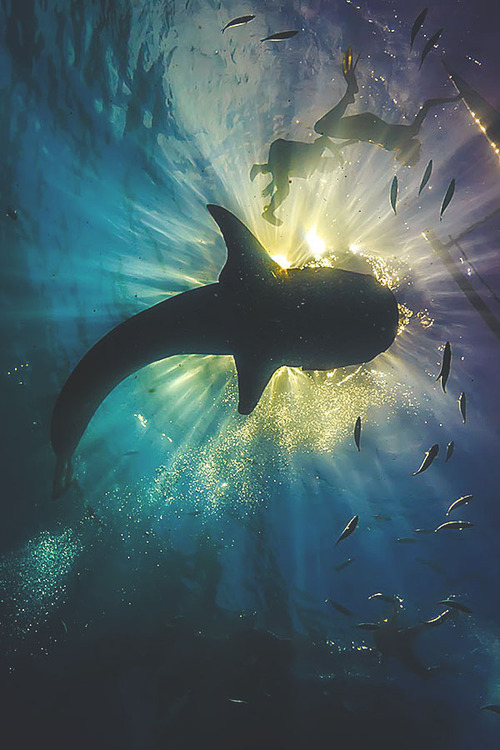
//> input picture Canny/1.jpg, 500 x 750 px
$ ./Canny   (built with g++ and OpenCV 4)
//> lines starting //> are read from the running program, lines starting //| are printed output that depends on the picture
#include<iostream>
#include <opencv2/opencv.hpp>
#include<opencv2/highgui/highgui.hpp>
#include<opencv2/imgproc/imgproc.hpp>

using namespace std;
using namespace cv;

Mat srcImage, final,image2;//存储图片的Mat类型
int MeanBlurValue = 1;  //均值滤波参数值
int CannyValue = 3;		//Canny低阈值

static void Cannyfunc(int, void*)
{
	//使用均值滤波来降噪
	blur(srcImage, image2, Size(MeanBlurValue + 1, MeanBlurValue + 1));

	//运行Canny算子
	Canny(image2, final, (double)CannyValue, (double)CannyValue*2);

	//使用Canny算子输出的边缘图final作为掩码，来将原图srcImage拷到目标图image中
	Mat image;
	srcImage.copyTo(image, final);

	//显示窗口
	imshow("Canny边缘检测", image);
}

int main()
{
	printf("\n\n\t\t\t	 此为实验示例程序\n");
	printf("\n\n\t\t\t   当前使用的OpenCV版本为：" CV_VERSION);
	printf("\n\n\t\t\t   当前实验为：Canny边缘检测");
	printf("\n\n  ----------------------------------------------------------------------------\n");

	//载入原始图
	srcImage = imread("1.jpg");  //工程目录下应该有一张名为1.jpg的素材图
//> srcImage is the input picture: 750 rows x 500 cols, CV_8UC3; mean B, G, R 99.4, 95.6, 73
	if (!srcImage.data) { cout << "读取错误！无法读取到图像！" << endl; return false; }

	//显示原始图
	imshow("原始图", srcImage);

	namedWindow("Canny边缘检测", 1);

	// 将原图像转换为灰度图像
	cvtColor(srcImage, srcImage, COLOR_BGR2GRAY);
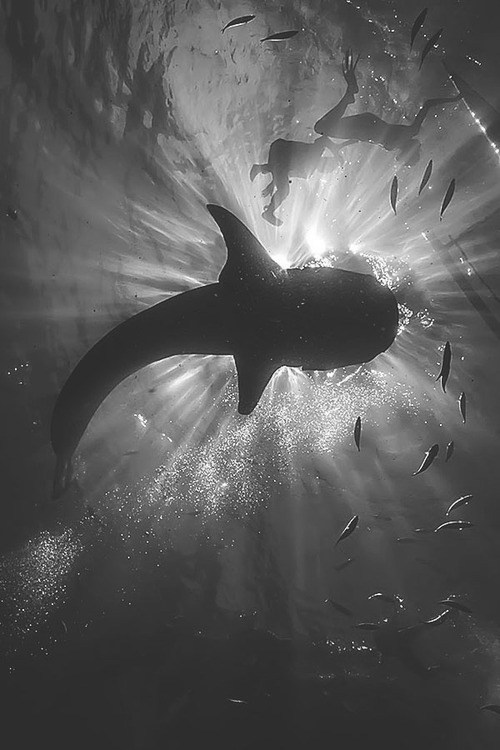
//> srcImage: 750 rows x 500 cols, CV_8UC1; min 13, max 255, mean 89.3

	//创建轨迹条
	createTrackbar("中值参数：", "Canny边缘检测", &MeanBlurValue, 40, Cannyfunc);
	createTrackbar("Canny：", "Canny边缘检测", &CannyValue, 10, Cannyfunc);
	Cannyfunc(0, 0);
//> in Cannyfunc, `Canny(image2, final, (double)CannyValue, (double)CannyValue*2);`:
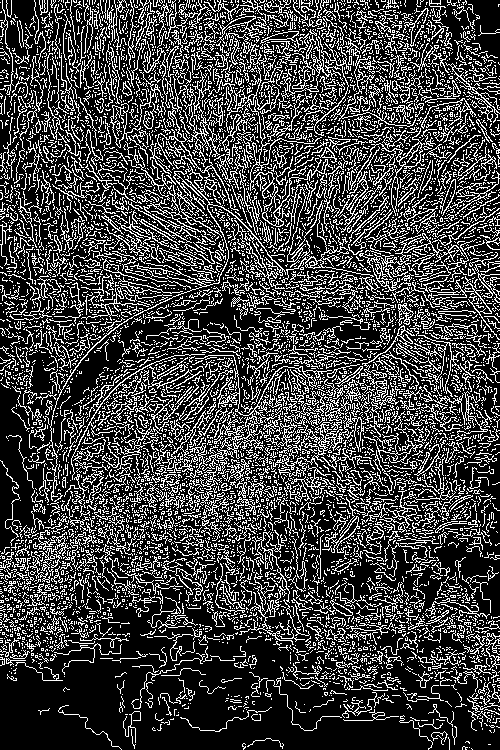
//> final: 750 rows x 500 cols, CV_8UC1; 25.8% white in thin lines or dots
//> in Cannyfunc, `srcImage.copyTo(image, final);`:
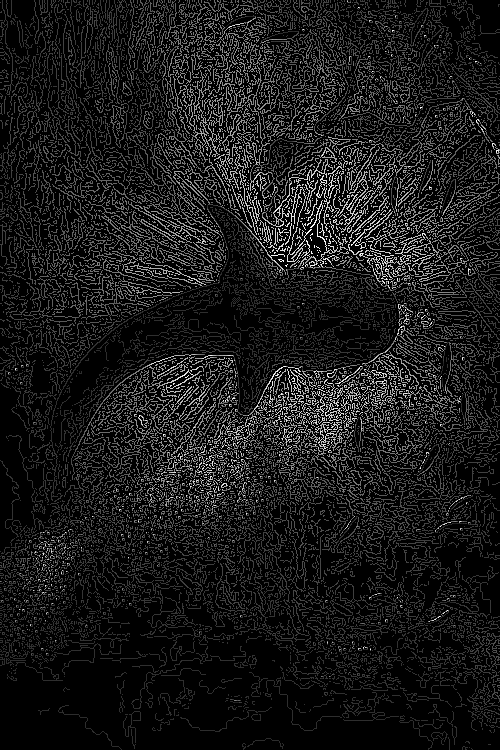
//> image: 750 rows x 500 cols, CV_8UC1; min 0, max 255, mean 25.5
	waitKey(0);

	return 0;
}
